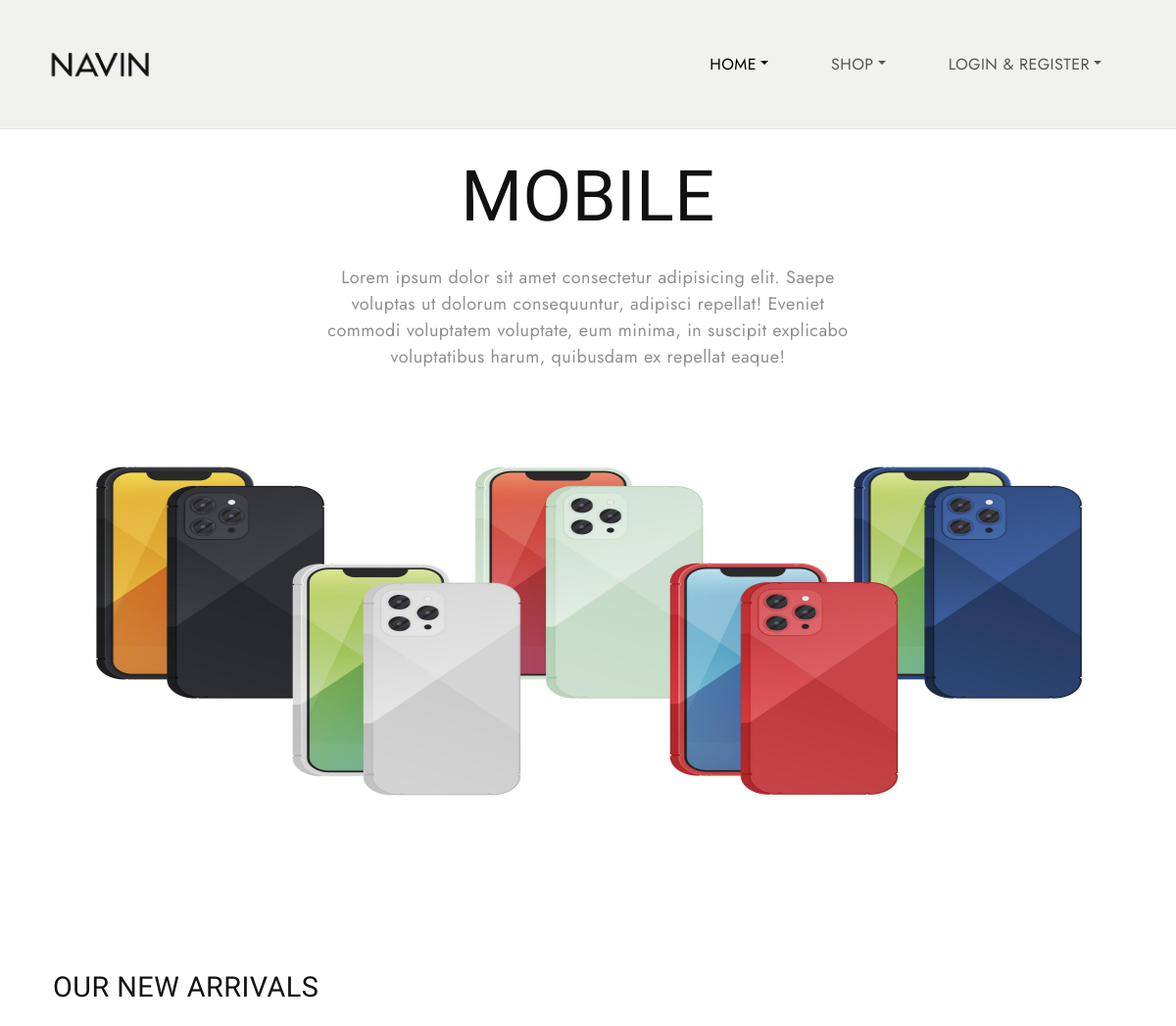
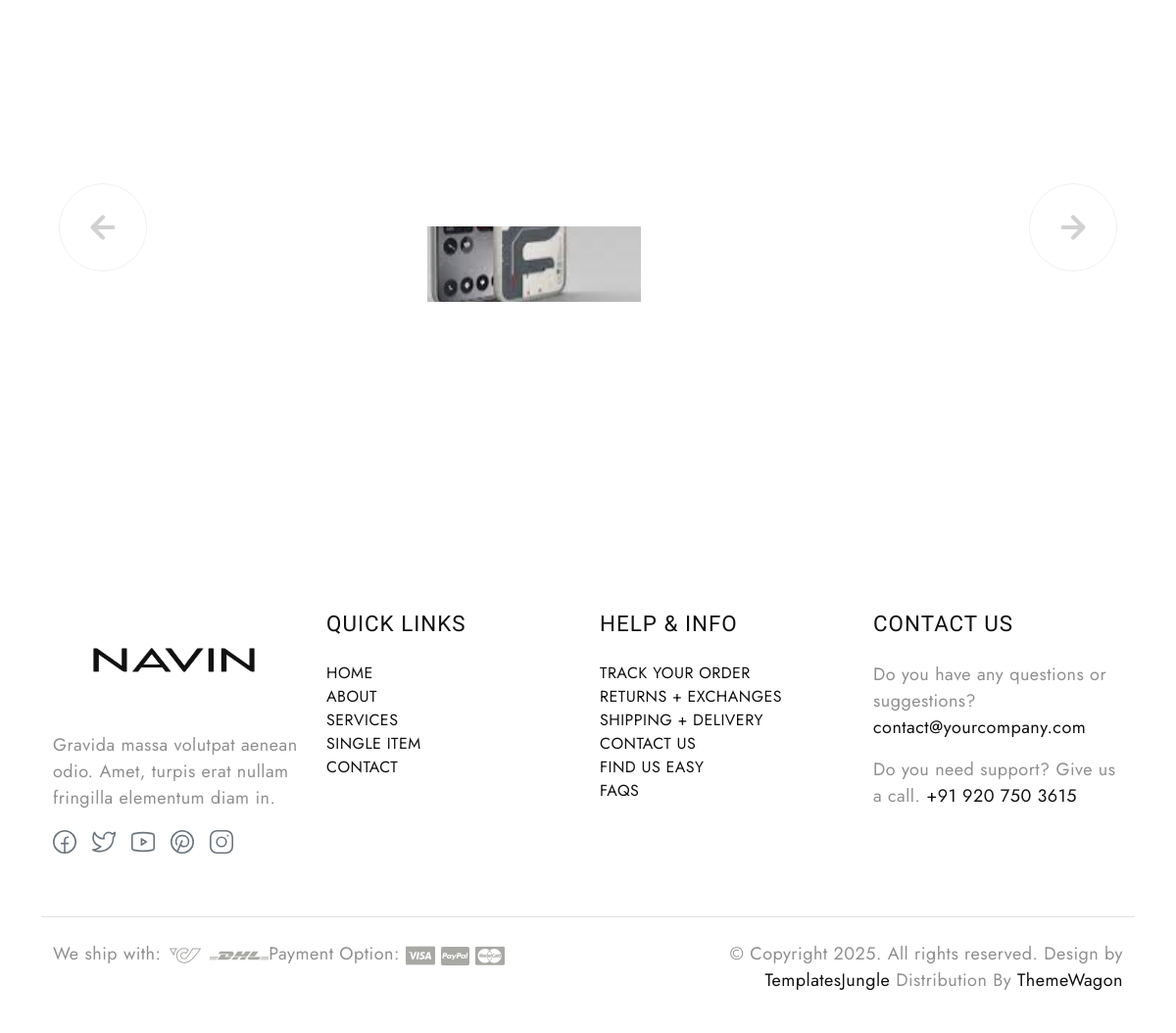
/products/1, run on the app's committed database (2 pictures, top to bottom).
### shop/models.py (models this page shows, shortened)
class category(models.Model):
    name=models.CharField(max_length=100)
    description=models.CharField(max_length=100)
    image=models.ImageField(upload_to='category')

class product(models.Model):
    name=models.CharField(max_length=100)
    image=models.ImageField(upload_to='products')
    desc=models.TextField()
    price=models.IntegerField()
    stock=models.IntegerField()
    available=models.BooleanField(default=True)
    created=models.DateTimeField(auto_now_add=True)
    updated=models.DateTimeField(auto_now=True)
    category=models.ForeignKey(category,on_delete=models.CASCADE)

### shop/views.py (the view)
# urls.py: path('products/<int:i>',views.products,name='products'),
def products(request,i):
    c=category.objects.get(id=i)
    p=product.objects.filter(category=c)
    context={'cat':c,'pro':p}
    return render(request,'products.html',context)

### cart/context_processors.py (called while the page is built)
def count(requets):
    count=0
    if requets.user.is_authenticated:
        u=requets.user
        c=cart.objects.filter(user=u)
        for i in c:
            count+=i.quantity
    return {'count':count}

### shop/context_processors.py (called while the page is built)
def links(request):
    c=category.objects.all()
    return {'links':c}

### templates/products.html (shortened to what this page needs)
{% extends 'base.html' %}
{% load static %}
{% block content %}
<div class="container">
      <div class="row justify-content-center">
        <h1 class="section-title text-center mt-4" data-aos="fade-up">{{cat.name}}</h1>
        <div class="col-md-6 text-center" data-aos="fade-up" data-aos-delay="300">
          <p>Lorem ipsum dolor sit amet consectetur adipisicing elit. Saepe voluptas ut dolorum consequuntur, adipisci
            repellat! Eveniet commodi voluptatem voluptate, eum minima, in suscipit explicabo voluptatibus harum,
            quibusdam ex repellat eaque!</p>
        </div>
<div class="container-fluid">
    <img src="{{cat.image.url}}" height="500px" width="100%" >
</div>
 <section id="new-arrival" class="new-arrival product-carousel py-5 position-relative overflow-hidden">
    <div class="container">
      <div class="d-flex flex-wrap justify-content-between align-items-center mt-5 mb-3">
        <h4 class="text-uppercase">Our New Arrivals</h4>
      </div>
      <div class="swiper product-swiper open-up" data-aos="zoom-out">
        <div class="swiper-wrapper d-flex">
       {% for i in pro %}
          <div class="swiper-slide">
            <div class="product-item image-zoom-effect link-effect">
              <div class="image-holder position-relative">
                <a href="{% url 'shop:productdetail' i.id %}">
                  <img src="{{i.image.url}}" style="height:400px;width:300px">
                </a>
                <div class="product-content">
                  <h5 class="text-uppercase fs-5 mt-3">
                    <a href="{% url 'shop:productdetail' i.id %}">{{i.name}}</a>
                  </h5>
                  <a href="{% url 'shop:productdetail' i.id %}" class="text-decoration-none" data-after="VIEW DETAILS "><span>${{i.price}}</span></a>
                </div>
              </div>
            </div>
          </div>
            {% endfor %}
        </div>
      </div>
      <div class="icon-arrow icon-arrow-left"><svg width="50" height="50" viewBox="0 0 24 24">
          <use xlink:href="#arrow-left"></use>
        </svg></div>
      <div class="icon-arrow icon-arrow-right"><svg width="50" height="50" viewBox="0 0 24 24">
          <use xlink:href="#arrow-right"></use>
        </svg></div>
    </div>
  </section>
{% endblock %}

### static/css/style.css (style rules this page uses)
body { --heading-font: "Marcellus", Roboto, sans-serif; --heading-font-weight: 400; --heading-color: #111; --heading-line-height: 1.24; --swiper-theme-color: #8C907E; --bs-body-font-family: "Jost", Roboto, sans-serif; --bs-body-font-size: 18px; --bs-body-font-weight: 400; --bs-body-line-height: 1.5; --bs-body-color: #8f8f8f; --bs-body-color-rgb: 143, 143, 143; --bs-primary: #8C907E; --bs-secondary: #6c757d; --bs-black: #111; --bs-light: #F1F1F0; --bs-dark: #212529; --bs-gray: #9aa1a7; --bs-gray-dark: #51565b; --bs-primary-rgb: 140, 144, 126; --bs-secondary-rgb: 108, 117, 125; --bs-black-rgb: 17, 17, 17; --bs-light-rgb: 241, 241, 240; --bs-dark-rgb: 33, 37, 41; --bs-link-color: #111; --bs-link-color-rgb: 17, 17, 17; --bs-link-decoration: underline; --bs-link-hover-color: #111; --bs-link-hover-color-rgb: 17, 17, 17; }
body { letter-spacing: 0.03rem; }
h1, .h1, h2, .h2, h3, .h3, h4, .h4, h5, .h5, h6, .h6 { font-family: var(--heading-font); font-weight: var(--heading-font-weight); color: var(--heading-color); line-height: var(--heading-line-height); }
h1, h2, h3 { margin: 25px 0; }
h5, h6 { letter-spacing: 1px; }
h1, .h1 { font-size: 4.5rem; }
h4, .h4 { font-size: 1.8rem; }
h5, .h5 { font-size: 1.4rem; }
a { text-decoration: none; }
.container-fluid { max-width: 1800px; }
.open-up { clip-path: inset(48% 34% 36% 35%); }
.icon-arrow { position: absolute; top: 50%; font-size: 2em; color: var(--dark-color); z-index: 8; width: 130px; height: 130px; border-radius: 50%; border: 1px solid #d9d9d9; display: flex; align-items: center; justify-content: center; cursor: pointer; opacity: 0.4; transition: opacity 0.3s ease-out; }
.icon-arrow.icon-arrow-left { left: 30px; }
.icon-arrow.icon-arrow-right { right: 30px; }
.icon-arrow { width: 90px; height: 90px; border-radius: 50%; }
.image-zoom-effect { display: flex; flex-wrap: wrap; }
.image-zoom-effect .image-holder { width: 100%; height: auto; overflow: hidden; transform: scale(1); transition: transform 0.3s cubic-bezier(0.25, 0.46, 0.45, 0.94); }
.image-zoom-effect img { transform: scale(1); will-change: transform; transition: transform 0.3s cubic-bezier(0.25, 0.46, 0.45, 0.94); z-index: 0; }
.link-effect a { position: relative; padding: 0; overflow: hidden; transition: transform 0.5s; display: block; }
.link-effect a::after { content: attr(data-after); display: inline-block; transform: translateY(100%); position: absolute; left: 0; font-size: 1rem; text-align: inherit; text-transform: uppercase; transition: inherit; }
.link-effect a>span { display: inline-block; transform: translateY(0%); transition: inherit; }

### data on the page
category: name "MOBILE", image (picture)
product: image (picture)
product: image (picture)
